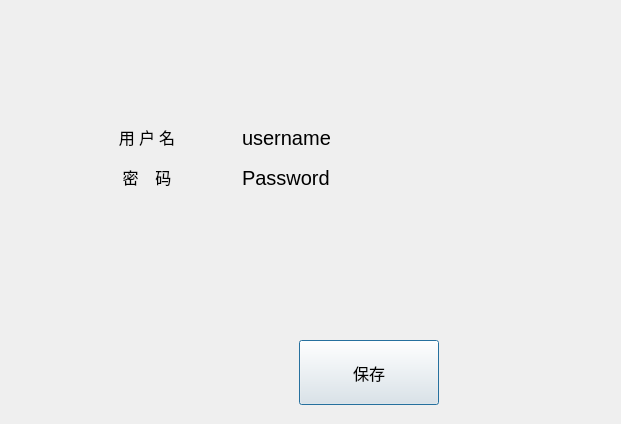
<?xml version="1.0" encoding="UTF-8"?>
<ui version="4.0">
 <class>RemoteCheckDialog</class>
 <widget class="QDialog" name="RemoteCheckDialog">
  <property name="geometry">
   <rect>
    <x>0</x>
    <y>0</y>
    <width>621</width>
    <height>424</height>
   </rect>
  </property>
  <property name="windowTitle">
   <string>Dialog</string>
  </property>
  <widget class="CommonPushButton" name="pushButtonSave">
   <property name="geometry">
    <rect>
     <x>299</x>
     <y>340</y>
     <width>140</width>
     <height>65</height>
    </rect>
   </property>
   <property name="font">
    <font>
     <family>AlArabiya</family>
     <pointsize>12</pointsize>
    </font>
   </property>
   <property name="text">
    <string>保存</string>
   </property>
  </widget>
  <widget class="QFrame" name="framePasswordSetting">
   <property name="geometry">
    <rect>
     <x>70</x>
     <y>117</y>
     <width>478</width>
     <height>82</height>
    </rect>
   </property>
   <property name="frameShape">
    <enum>QFrame::NoFrame</enum>
   </property>
   <property name="frameShadow">
    <enum>QFrame::Raised</enum>
   </property>
   <widget class="QLabel" name="label_3">
    <property name="geometry">
     <rect>
      <x>0</x>
      <y>40</y>
      <width>154</width>
      <height>40</height>
     </rect>
    </property>
    <property name="font">
     <font>
      <family>AlArabiya</family>
      <pointsize>12</pointsize>
     </font>
    </property>
    <property name="styleSheet">
     <string notr="true"/>
    </property>
    <property name="text">
     <string>密    码</string>
    </property>
    <property name="alignment">
     <set>Qt::AlignCenter</set>
    </property>
   </widget>
   <widget class="MyLineEdit" name="lineEditPassword">
    <property name="geometry">
     <rect>
      <x>170</x>
      <y>40</y>
      <width>281</width>
      <height>41</height>
     </rect>
    </property>
    <property name="font">
     <font>
      <pointsize>-1</pointsize>
      <weight>50</weight>
      <italic>false</italic>
      <bold>false</bold>
     </font>
    </property>
    <property name="focusPolicy">
     <enum>Qt::ClickFocus</enum>
    </property>
    <property name="autoFillBackground">
     <bool>false</bool>
    </property>
    <property name="styleSheet">
     <string notr="true">font: 20px;
border: 0px;
background-color: transparent;</string>
    </property>
    <property name="text">
     <string>Password</string>
    </property>
    <property name="maxLength">
     <number>16</number>
    </property>
    <property name="alignment">
     <set>Qt::AlignLeading|Qt::AlignLeft|Qt::AlignVCenter</set>
    </property>
   </widget>
   <widget class="QLineEdit" name="lineEditUseName">
    <property name="geometry">
     <rect>
      <x>170</x>
      <y>0</y>
      <width>281</width>
      <height>41</height>
     </rect>
    </property>
    <property name="font">
     <font>
      <pointsize>-1</pointsize>
      <weight>50</weight>
      <italic>false</italic>
      <bold>false</bold>
     </font>
    </property>
    <property name="focusPolicy">
     <enum>Qt::ClickFocus</enum>
    </property>
    <property name="autoFillBackground">
     <bool>false</bool>
    </property>
    <property name="styleSheet">
     <string notr="true">font: 20px;
border: 0px;
background-color: transparent;</string>
    </property>
    <property name="text">
     <string>username</string>
    </property>
    <property name="maxLength">
     <number>16</number>
    </property>
    <property name="alignment">
     <set>Qt::AlignLeading|Qt::AlignLeft|Qt::AlignVCenter</set>
    </property>
   </widget>
   <widget class="QLabel" name="label">
    <property name="geometry">
     <rect>
      <x>0</x>
      <y>0</y>
      <width>154</width>
      <height>40</height>
     </rect>
    </property>
    <property name="font">
     <font>
      <family>AlArabiya</family>
      <pointsize>12</pointsize>
     </font>
    </property>
    <property name="styleSheet">
     <string notr="true"/>
    </property>
    <property name="text">
     <string>用 户 名</string>
    </property>
    <property name="alignment">
     <set>Qt::AlignCenter</set>
    </property>
   </widget>
  </widget>
 </widget>
 <customwidgets>
  <customwidget>
   <class>CommonPushButton</class>
   <extends>QPushButton</extends>
   <header>commonpushbutton.h</header>
  </customwidget>
  <customwidget>
   <class>MyLineEdit</class>
   <extends>QLineEdit</extends>
   <header>mylineedit.h</header>
  </customwidget>
 </customwidgets>
 <resources/>
 <connections/>
</ui>
